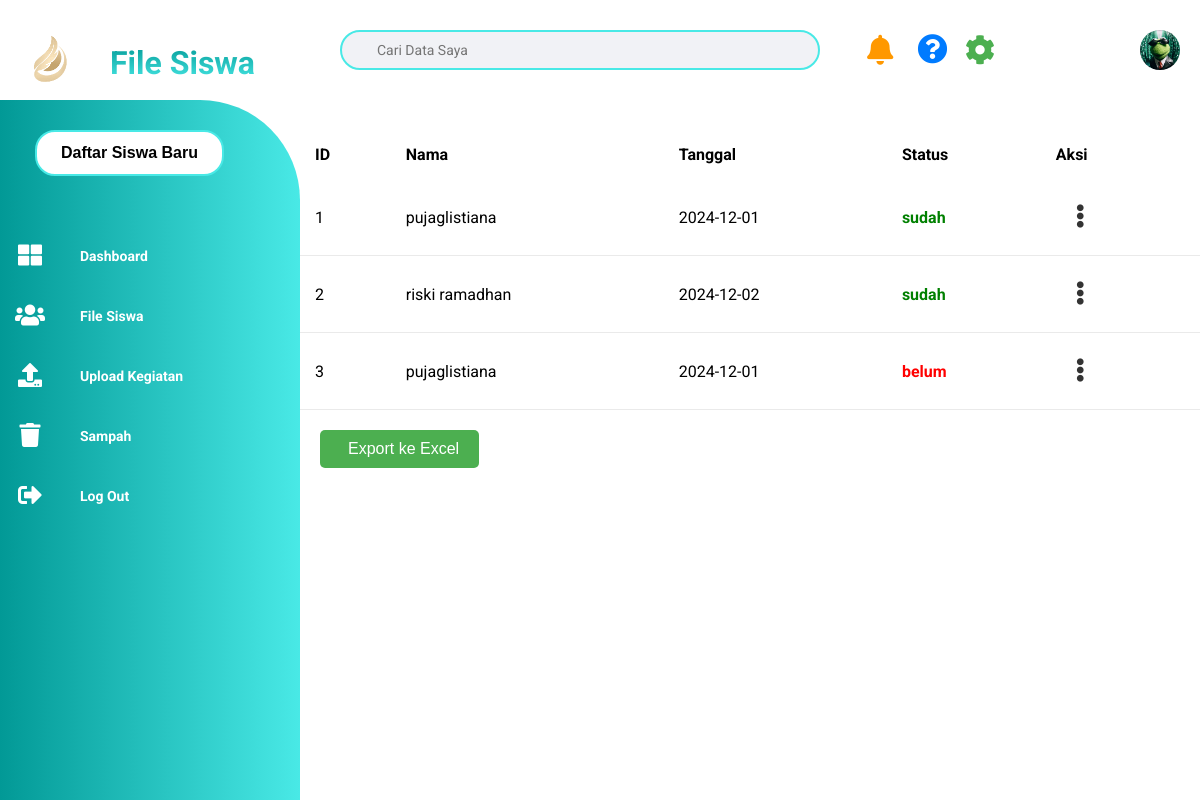
Screenshot of /File_Siswa.php with the database file from the repository.
### tables this page shows
CREATE TABLE `pendaftaran_siswa` (
  `id` int(11) NOT NULL,
  `nama_siswa` varchar(255) DEFAULT NULL,
  `nama_panggilan` varchar(255) DEFAULT NULL,
  `tanggal_lahir` date DEFAULT NULL,
  `tempat_lahir` varchar(255) DEFAULT NULL,
  `agama` varchar(50) DEFAULT NULL,
  `jumlah_saudara` int(11) DEFAULT NULL,
  `anak_ke` int(11) DEFAULT NULL,
  `jk_siswa` enum('laki-laki','perempuan') DEFAULT NULL,
  `nama_ibu` varchar(255) DEFAULT NULL,
  `tempat_lahir_ibu` varchar(255) DEFAULT NULL,
  `agama_ibu` varchar(50) DEFAULT NULL,
  `telepon_ibu` varchar(15) DEFAULT NULL,
  `pekerjaan_ibu` varchar(255) DEFAULT NULL,
  `pendidikan_ibu` varchar(50) DEFAULT NULL,
  `alamat_ibu` text DEFAULT NULL,
  `nama_ayah` varchar(255) DEFAULT NULL,
  `tempat_lahir_ayah` varchar(255) DEFAULT NULL,
  `agama_ayah` varchar(50) DEFAULT NULL,
  `telepon_ayah` varchar(15) DEFAULT NULL,
  `pekerjaan_ayah` varchar(255) DEFAULT NULL,
  `pendidikan_ayah` varchar(50) DEFAULT NULL,
  `alamat_ayah` text DEFAULT NULL,
  `status` varchar(20) DEFAULT 'belum_terkonfirmasi',
  `status_konfirmasi` enum('belum','sudah') NOT NULL DEFAULT 'belum',
  `nipd_siswa` varchar(50) DEFAULT NULL,
  `nisn_siswa` varchar(50) DEFAULT NULL,
  `nik_siswa` varchar(50) DEFAULT NULL,
  `alamat` text DEFAULT NULL,
  `rt` varchar(10) DEFAULT NULL,
  `rw` varchar(10) DEFAULT NULL,
  `dusun` varchar(100) DEFAULT NULL,
  `kelurahan` varchar(100) DEFAULT NULL,
  `kecamatan` varchar(100) DEFAULT NULL,
  `kode_pos` varchar(10) DEFAULT NULL,
  `jenis_tinggal` varchar(50) DEFAULT NULL,
  `alat_transportasi` varchar(50) DEFAULT NULL,
  `telepon` varchar(20) DEFAULT NULL,
  `hp` varchar(20) DEFAULT NULL,
  `e_mail` varchar(100) DEFAULT NULL,
  `skhun` varchar(50) DEFAULT NULL,
  `penerima_kps` enum('ya','tidak') DEFAULT NULL,
  `no_kps` varchar(50) DEFAULT NULL,
  `tahun_lahir_ayah` int(11) DEFAULT NULL,
  `penghasilan_ayah` decimal(15,2) DEFAULT NULL,
  `nik_ayah` varchar(50) DEFAULT NULL,
  `tahun_lahir_ibu` int(11) DEFAULT NULL,
  `penghasilan_ibu` decimal(15,2) DEFAULT NULL,
  `nik_ibu` varchar(50) DEFAULT NULL,
  `nama_wali` varchar(100) DEFAULT NULL,
  `tahun_lahir_wali` int(11) DEFAULT NULL,
  `jenjang_pendidikan_wali` varchar(50) DEFAULT NULL,
  `pekerjaan_wali` varchar(100) DEFAULT NULL,
  `penghasilan_wali` decimal(15,2) DEFAULT NULL,
  `nik_wali` varchar(50) DEFAULT NULL,
  `rombel_saat_ini` varchar(50) DEFAULT NULL,
  `no_peserta_ujian_nasional` varchar(50) DEFAULT NULL,
  `no_seri_ijazah` varchar(50) DEFAULT NULL,
  `penerima_kip` enum('ya','tidak') DEFAULT NULL,
  `nomor_kip` varchar(50) DEFAULT NULL,
  `nama_di_kip` varchar(100) DEFAULT NULL,
  `nomor_kks` varchar(50) DEFAULT NULL,
  `no_registrasi_akta_lahir` varchar(50) DEFAULT NULL,
  `bank` varchar(50) DEFAULT NULL,
  `nomor_rekening_bank` varchar(50) DEFAULT NULL,
  `rekening_atas_nama` varchar(100) DEFAULT NULL,
  `layak_pip` enum('ya','tidak') DEFAULT NULL,
  `alasan_layak_pip` text DEFAULT NULL,
  `kebutuhan_khusus` varchar(100) DEFAULT NULL,
  `sekolah_asal` varchar(100) DEFAULT NULL,
  `lintang` decimal(9,6) DEFAULT NULL,
  `bujur` decimal(9,6) DEFAULT NULL,
  `no_kk` varchar(50) DEFAULT NULL,
  `berat_badan` decimal(5,2) DEFAULT NULL,
  `tinggi_badan` decimal(5,2) DEFAULT NULL,
  `lingkar_kepala` decimal(5,2) DEFAULT NULL,
  `jml_saudara_kandung` int(11) DEFAULT NULL,
  `jarak_rumah_ke_sekolah` decimal(5,2) DEFAULT NULL,
  `sampah` enum('1','0') NOT NULL DEFAULT '0'
);

### File_Siswa.php (the view, shortened to what this page needs)
<?php
include 'koneksi.php';
$sql = "SELECT id, nama_siswa AS nama, tanggal_lahir AS tanggal, status_konfirmasi
        FROM pendaftaran_siswa
        WHERE sampah = '0'";
$result = $conn->query($sql);
?>
<!DOCTYPE html>
<html lang="en">
<head>
  <link rel="stylesheet" href="file_siswa.css">
  <link rel="stylesheet" href="https://cdnjs.cloudflare.com/ajax/libs/font-awesome/5.15.4/css/all.min.css">
  <link href="https://cdnjs.cloudflare.com/ajax/libs/font-awesome/5.15.4/css/all.min.css" rel="stylesheet">
  <link href="https://unpkg.com/ionicons@5.5.2/dist/ionicons.css" rel="stylesheet">
</head>
<body>
  <div class="container">
    <div class="navigation">
      <ul>
      <a href="formadmin.php"><button class="tombol-unggah">Daftar Siswa Baru</button></a>
        <li>
          <a href="dashboard.php">
            <span class="icon"><i class="fa fa-th-large"></i></span>
            <span class="title"><b>Dashboard</b></span>
          </a>
        </li>
        <li>
          <a href="File_Siswa.php">
            <span class="icon"><i class="fa fa-users"></i></span>
            <span class="title"><b>File Siswa</b></span>
          </a>
        </li>
        <li>
          <a href="uploadkegiatan.php">
            <span class="icon"><i class="fa fa-upload"></i></span>
            <span class="title"><b>Upload Kegiatan</b></span>
          </a>
        </li>
        <li>
          <a href="sampah.php">
            <span class="icon"><i class="fas fa-trash"></i></span>
            <span class="title"><b>Sampah</b></span>
          </a>
        </li>
        <li>
          <a href="logout.php">
            <span class="icon"><i class="fas fa-sign-out-alt"></i></span>
            <span class="title"><b>Log Out</b></span>
          </a>
        </li>
      </ul>
    </div>
    <div class="main">
      <div class="topbar">
        <div class="logo-wa">
        <img src="1.png" alt="Logo" class="logo">
        <div class="nama-paud">
            <h1>File Siswa</h1>
          </div>
        </div>
        <div class="search">
          <label>
            <input type="text" placeholder="Cari Data Saya" />
          </label>
        </div>
        <div class="notifikasi">
          <a href="#"><span class="icon"><i class="fas fa-bell"></i></span></a>
        </div>
        <div class="help">
          <a href="#"><span class="icon"><i class="fas fa-question-circle"></i></span></a>
</div>
<div class="pengaturan">
  <a href="javascript:void(0);" onclick="toggleDropdown()">
    <span class="icon"><i class="fas fa-cog"></i></span>
  </a>
</div>
        <div class="user">
          <img src="f16cc7ec7235a12a99bf92505040bfdb.jpg" alt="poto" />
        </div>
      </div>
      <section class="table-section">
        <table>
          <thead>
            <tr>
              <th>ID</th>
              <th>Nama</th>
              <th>Tanggal</th>
              <th>Status</th>
              <th>Aksi</th>
            </tr>
          </thead>
          <tbody>
  <?php if ($result->num_rows > 0) : ?>
    <?php while ($data = $result->fetch_assoc()) : ?>
      <tr>
        <td><?= htmlspecialchars($data['id']) ?></td>
        <td><?= htmlspecialchars($data['nama']) ?></td>
        <td><?= htmlspecialchars($data['tanggal']) ?></td>
        <td class="<?= $data['status_konfirmasi'] === 'belum' ? 'status-belum' : 'status-sudah' ?>">
          <?= htmlspecialchars($data['status_konfirmasi']) ?>
        </td>
        <td>
          <div class="dropdown">
            <button class="dropbtn">
              <i class="fas fa-ellipsis-v"></i>
            </button>
          </div>
        </td>
      </tr>
    <?php endwhile; ?>
  <?php else : ?>
    <tr>
      <td colspan="5">Tidak ada data.</td>
    </tr>
  <?php endif; ?>
</tbody>
        </table>
        <div class="export-section">
    <form action="export_excel.php" method="post">
        <button type="submit" class="export-button">
            <ion-icon name="download-outline"></ion-icon> Export ke Excel
        </button>
    </form>
</div>
      </section>
    </div>
</body>
</html>

### rows the page displays
pendaftaran_siswa: id "1", nama_siswa "pujaglistiana", tanggal_lahir "2024-12-01", status_konfirmasi "sudah"
pendaftaran_siswa: id "2", nama_siswa "riski ramadhan", tanggal_lahir "2024-12-02", status_konfirmasi "sudah"
pendaftaran_siswa: id "3", nama_siswa "pujaglistiana", tanggal_lahir "2024-12-01", status_konfirmasi "belum"
